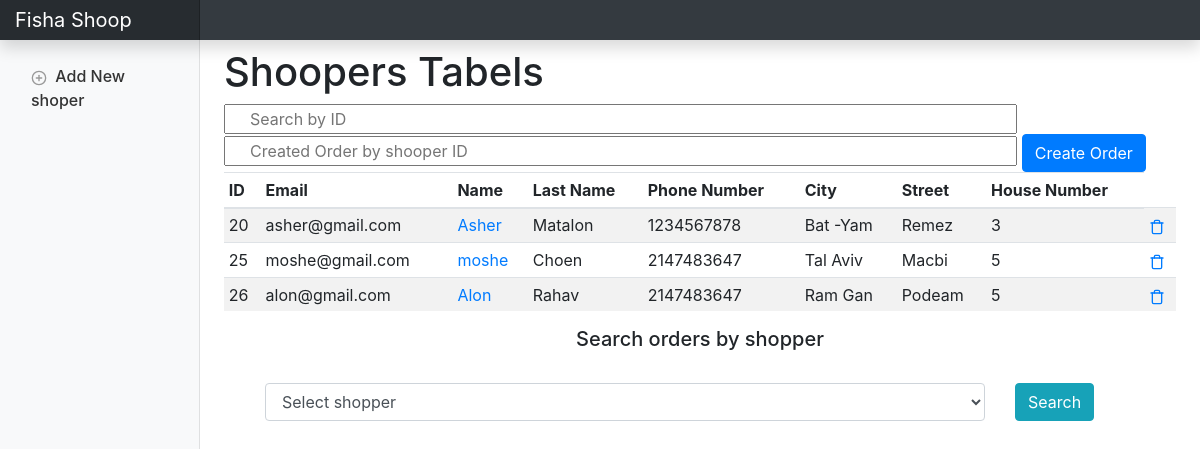
The page / on the database its author committed.
### tables this page shows
CREATE TABLE `shoppers` (
  `id` int(11) NOT NULL,
  `email` char(50) NOT NULL,
  `name` char(50) NOT NULL,
  `last_name` char(50) NOT NULL,
  `phone` int(10) NOT NULL,
  `city` varchar(255) NOT NULL,
  `street` varchar(255) NOT NULL,
  `house_number` int(5) NOT NULL
);

### classes/User.php (called while the page is built, shortened)
<?php
class User {
    private $conn;
    public function __construct(){
      $database = new Database();
      $db = $database->dbConnection();
      $this->conn = $db;
    }
    public function runQuery($sql){
      $stmt = $this->conn->prepare($sql);
      return $stmt;
    }
}
?>

### index.php (the view, shortened to what this page needs)
<?php
require_once 'classes/User.php';
$objUser = new User();
?>
<!doctype html>
<html lang="en">
  <head>
  <?php require_once 'includes/head.php'; ?>
  </head>
    <body>
      <?php require_once 'includes/header.php'; ?>
      <div class="container-fluid">
        <div class="row">
          <?php require_once 'includes/sidebar.php'; ?>
          <main role="main" class="col-md-9 ml-sm-auto col-lg-10 px-4">
              <h1 style="margin-left-top: 10px">Shoopers Tabels</h1>
                <input type="text" id="myInput" onkeyup="myFunction()" class="col-lg-10 px-4" placeholder="Search by ID">
                   <div class="foo">
                      <input type="text" id="orderId"  name="orderId" class="col-lg-10 px-4"  value="" placeholder="Created Order by shooper ID ">
                      <button class="btn btn-primary " type="button" name="searchUser" id="searchUser" >Create Order</button>
                    </div>
                <table  id="myTable" class="table table-striped table-sm">
                <thead>
                    <tr>
                      <th>ID</th>
                      <th>Email</th>
                      <th>Name</th>
                      <th>Last Name</th>
                      <th>Phone Number</th>
                      <th>City</th>
                      <th>Street</th>
                      <th>House Number</th>
                    </tr>
                  </thead>
                <?php
                  $query = "SELECT * FROM shoppers";
                  $stmt = $objUser->runQuery($query);
                  $stmt->execute();
                ?>
                <tbody>
                  <?php if($stmt->rowCount() > 0){
                    while($rowUser = $stmt->fetch(PDO::FETCH_ASSOC)){
                  ?>
                  <tr>
                    <td><?php print($rowUser['id']); ?></td>
                    <td><?php print($rowUser['email']); ?></td>
                    <td>
                      <a href="form.php?edit_shopper=<?php print($rowUser['id']); ?>">
                        <?php print($rowUser['name']); ?>
                      </a>
                    </td>
                    <td><?php print($rowUser['last_name']); ?></td>
                    <td><?php print($rowUser['phone']); ?></td>
                    <td><?php print($rowUser['city']); ?></td>
                    <td><?php print($rowUser['street']); ?></td>
                    <td><?php print($rowUser['house_number']); ?></td>
                    <td>
                      <a class="confirmation" href="index.php?delete_id=<?php print($rowUser['id']); ?>">
                        <span data-feather="trash"></span>
                      </a>
                    </td>
                  </tr>
                <?php }} ?>
              </tbody>
            </table>
            <div class="container" style="width:900px;">
              <h5 align="center">Search orders by shopper</h5><br />
              <div  class="row">
                <div class="col-md-10">
                  <select name="employee_list" id="employee_list" class="form-control">
                    <option value="">Select shopper</option>
                  </select>
                </div>
              <div class="col-md-2">
                <button type="button" name="search" id="search" class="btn btn-info">Search</button>
              </div>
            </div>
            <br />
            </div>
          </main>
        </div>
      </div>
      <?php require_once 'includes/footer.php'; ?>
  </body>
</html>

### includes/head.php (shortened to what this page needs)
<link href="css/bootstrap.min.css" rel="stylesheet">
<link href="css/dashboard.css" rel="stylesheet">

### includes/header.php
 <nav class="navbar navbar-dark fixed-top bg-dark flex-md-nowrap p-0 shadow">
    <a class="navbar-brand col-sm-3 col-md-2 mr-0" href="index.php">Fisha Shoop</a>
</nav>

### includes/sidebar.php
<nav class="col-md-2 d-none d-md-block bg-light sidebar">
    <div class="sidebar-sticky">
        <ul class="nav flex-column">
            <li class="nav-item">
                <a class="nav-link" href="form.php">
                    <span data-feather="plus-circle"></span>
                    Add New shoper
                </a>
            </li>
        </ul>
    </div>
</nav>

### includes/footer.php (shortened to what this page needs)
<link rel="stylesheet" href="https://stackpath.bootstrapcdn.com/bootstrap/4.3.1/css/bootstrap.min.css">

### css/dashboard.css (style rules this page uses)
body { font-size: .875rem; }
.feather { width: 16px; height: 16px; vertical-align: text-bottom; }
.sidebar { position: fixed; top: 0; bottom: 0; left: 0; z-index: 100; padding: 48px 0 0; box-shadow: inset -1px 0 0 rgba(0, 0, 0, .1); }
.sidebar-sticky { position: relative; top: 0; height: calc(100vh - 48px); padding-top: .5rem; overflow-x: hidden; overflow-y: auto; }
.sidebar .nav-link { font-weight: 500; color: #333; }
.sidebar .nav-link .feather { margin-right: 4px; color: #999; }
[role="main"] { padding-top: 48px; }
.navbar-brand { padding-top: .75rem; padding-bottom: .75rem; font-size: 1rem; background-color: rgba(0, 0, 0, .25); box-shadow: inset -1px 0 0 rgba(0, 0, 0, .25); }

### rows shown on the page
shoppers: id "20", email "asher@gmail.com", name "Asher", last_name "Matalon", phone "1234567878", city "Bat -Yam", street "Remez", house_number "3"
shoppers: id "25", email "moshe@gmail.com", name "moshe", last_name "Choen", phone "2147483647", city "Tal Aviv", street "Macbi", house_number "5"
shoppers: id "26", email "alon@gmail.com", name "Alon", last_name "Rahav", phone "2147483647", city "Ram Gan", street "Podeam", house_number "5"
